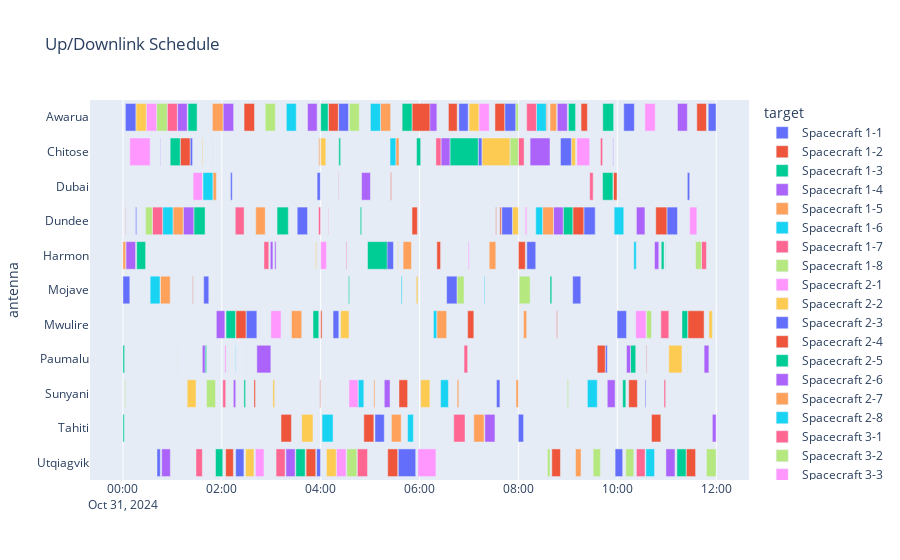
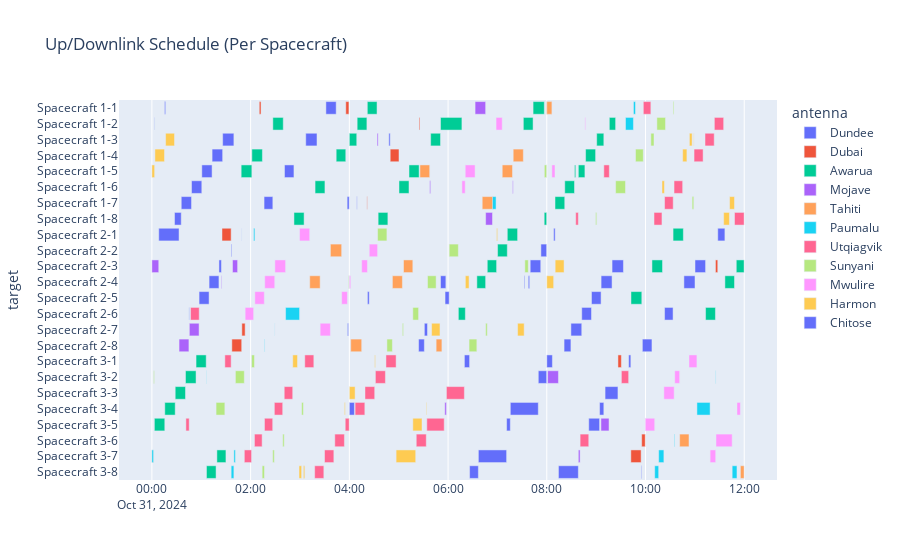

Source (notebook cell) for these figures, in order:
### Markdown cell above
## Plot resulting schedule

### Code cell
from ipynb.fs.defs.sim_results import make_contact_schedule_plots

pure_sim = scenario.simulation.results()
ground_segment_results = pure_sim.agent(gs_agent_name)
make_contact_schedule_plots(template, ground_segment_results)
